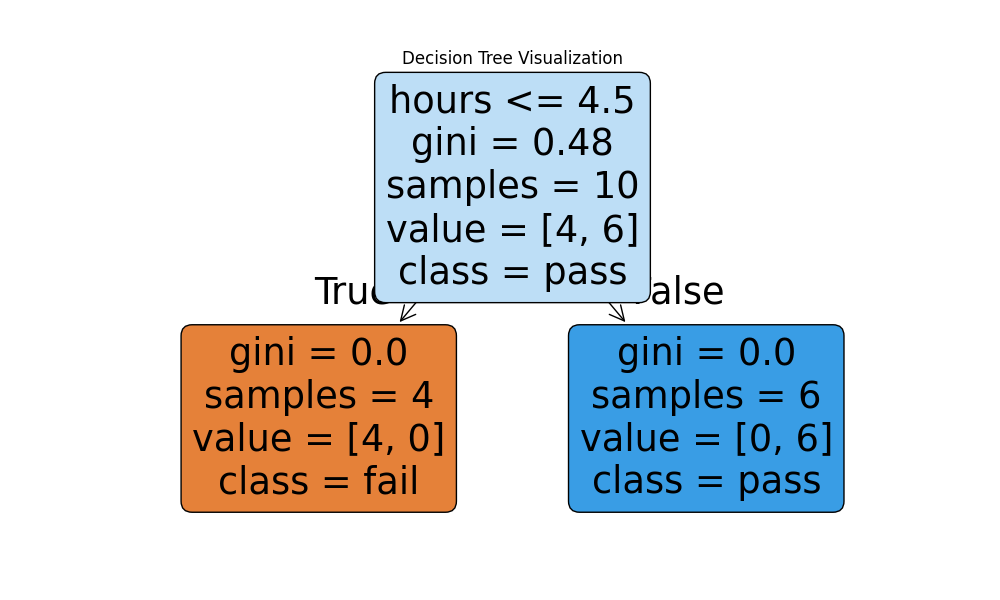

Recreate this plot in Python.
import numpy as np
import matplotlib.pyplot as plt
from sklearn.tree import DecisionTreeClassifier,plot_tree
from sklearn.metrics import accuracy_score

#----------------Dataset----------------------------

X=np.array([[1],[2],[3],[4],[5],[6],[7],[8],[9],[10]])
y=np.array([0,0,0,0,1,1,1,1,1,1])

#-------------Model_Training-------------------------

model=DecisionTreeClassifier(max_depth=3)
model.fit(X,y)

#--------------Predictions----------------------------

pred=model.predict(X)
acc=accuracy_score(y,pred)

print(f"Prediction : {pred}")
print(f"Accuracy : {acc}")

#---------------Visualizing_Tree--------------------

plt.figure(figsize=(10,6))
plot_tree(model,filled=True,rounded=True,feature_names=['hours'],class_names=['fail','pass'])
plt.title("Decision Tree Visualization")
plt.savefig("decision_tree_demo.png")
plt.show()
